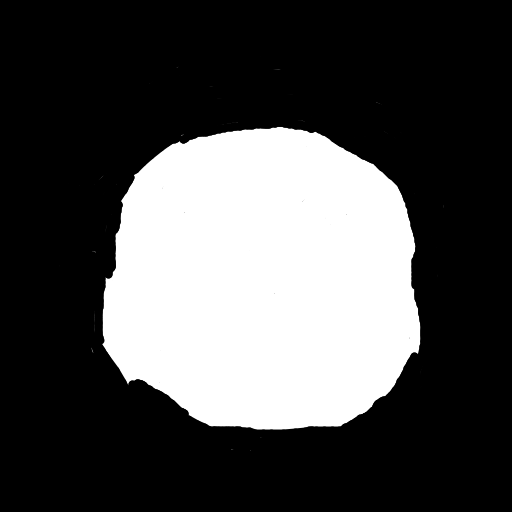
#> input picture images_generate/data_paint.png, 512 x 512 px, found by its file name
$ python create_groud_truth_and_noise.py
#> lines starting #> are read from the running program, lines starting #| are printed output that depends on the picture
import numpy as np
import cv2 as cv

mask=cv.imread("data_paint.png")
#> mask is the input picture: shape (512, 512, 3); min 0, max 255, mean 76.2

img=cv.imread("test.png")
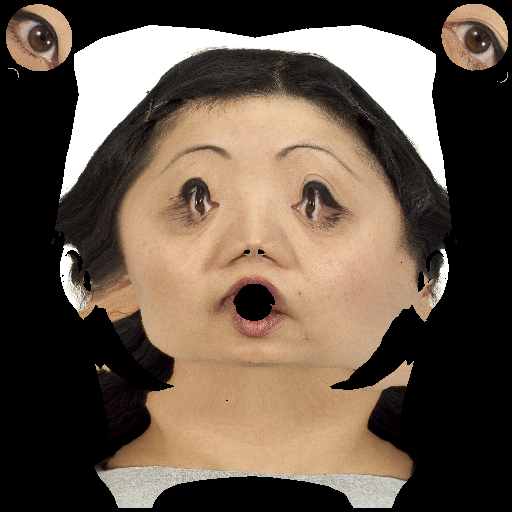
#> input picture images_generate/test.png, 512 x 512 px, found by its file name
#> img is the input picture: shape (512, 512, 3); mean B, G, R 73.8, 87.6, 102.9

dst=cv.bitwise_and(img,mask)
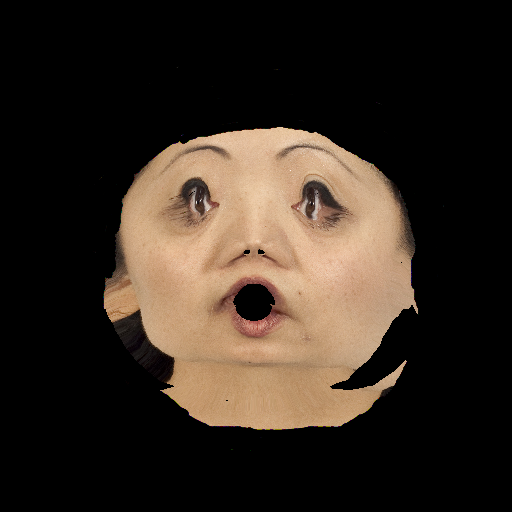
#> dst: shape (512, 512, 3); mean B, G, R 32.7, 42, 52.5
cv.imwrite("ground_truth.png",dst)

print(mask.shape)
#| (512, 512, 3)
print(mask.dtype)
#| uint8
